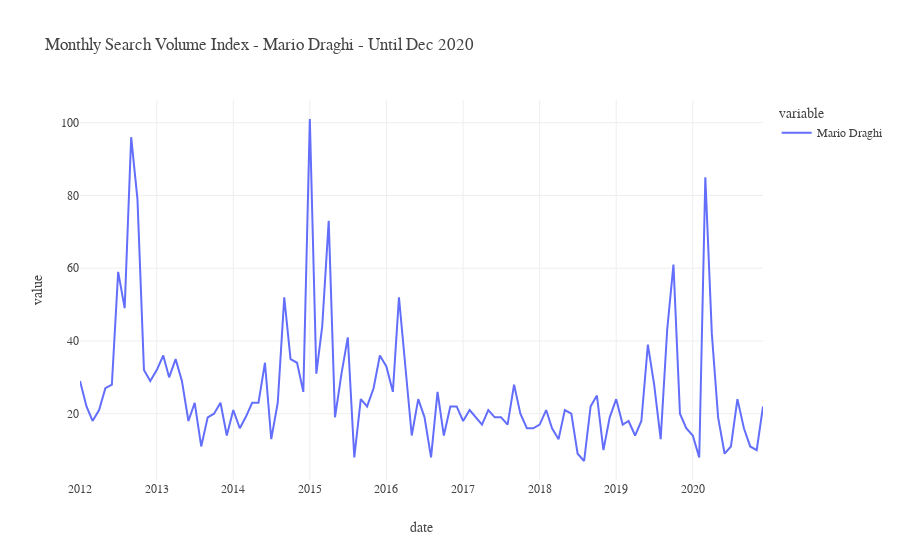

Source (notebook cell):
### Code cell
(
    draghi_monthly_until_2020
    .plot(title="Monthly Search Volume Index - Mario Draghi - Until Dec 2020")
    .update_layout(**plotly_dict)
)
